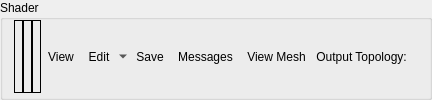
        <widget class="QGroupBox" name="msShaderGroup">
         <property name="sizePolicy">
          <sizepolicy hsizetype="Preferred" vsizetype="Minimum">
           <horstretch>0</horstretch>
           <verstretch>0</verstretch>
          </sizepolicy>
         </property>
         <property name="title">
          <string>Shader</string>
         </property>
         <layout class="QHBoxLayout" name="msShaderHorizontalLayout">
          <property name="spacing">
           <number>0</number>
          </property>
          <property name="topMargin">
           <number>0</number>
          </property>
          <property name="bottomMargin">
           <number>4</number>
          </property>
          <item>
           <widget class="RDLabel" name="msPipeline">
            <property name="sizePolicy">
             <sizepolicy hsizetype="Minimum" vsizetype="MinimumExpanding">
              <horstretch>0</horstretch>
              <verstretch>0</verstretch>
             </sizepolicy>
            </property>
            <property name="frameShape">
             <enum>QFrame::Box</enum>
            </property>
            <property name="text">
             <string/>
            </property>
           </widget>
          </item>
          <item>
           <widget class="RDLabel" name="msShader">
            <property name="sizePolicy">
             <sizepolicy hsizetype="Minimum" vsizetype="MinimumExpanding">
              <horstretch>0</horstretch>
              <verstretch>0</verstretch>
             </sizepolicy>
            </property>
            <property name="frameShape">
             <enum>QFrame::Box</enum>
            </property>
            <property name="text">
             <string/>
            </property>
           </widget>
          </item>
          <item>
           <widget class="RDLabel" name="msShaderDebug">
            <property name="sizePolicy">
             <sizepolicy hsizetype="Minimum" vsizetype="MinimumExpanding">
              <horstretch>0</horstretch>
              <verstretch>0</verstretch>
             </sizepolicy>
            </property>
            <property name="frameShape">
             <enum>QFrame::Box</enum>
            </property>
            <property name="text">
             <string/>
            </property>
           </widget>
          </item>
          <item>
           <widget class="QToolButton" name="msShaderViewButton">
            <property name="cursor">
             <cursorShape>PointingHandCursor</cursorShape>
            </property>
            <property name="toolTip">
             <string>Open Shader Source</string>
            </property>
            <property name="text">
             <string>View</string>
            </property>
            <property name="icon">
             <iconset resource="../../Resources/resources.qrc">
              <normaloff>:/action.png</normaloff>:/action.png</iconset>
            </property>
            <property name="toolButtonStyle">
             <enum>Qt::ToolButtonTextBesideIcon</enum>
            </property>
            <property name="autoRaise">
             <bool>true</bool>
            </property>
           </widget>
          </item>
          <item>
           <widget class="QToolButton" name="msShaderEditButton">
            <property name="toolTip">
             <string>Edit Shader</string>
            </property>
            <property name="text">
             <string>Edit</string>
            </property>
            <property name="icon">
             <iconset resource="../../Resources/resources.qrc">
              <normaloff>:/page_white_edit.png</normaloff>:/page_white_edit.png</iconset>
            </property>
            <property name="popupMode">
             <enum>QToolButton::MenuButtonPopup</enum>
            </property>
            <property name="toolButtonStyle">
             <enum>Qt::ToolButtonTextBesideIcon</enum>
            </property>
            <property name="autoRaise">
             <bool>true</bool>
            </property>
           </widget>
          </item>
          <item>
           <widget class="QToolButton" name="msShaderSaveButton">
            <property name="toolTip">
             <string>Save Shader SPIR-V</string>
            </property>
            <property name="text">
             <string>Save</string>
            </property>
            <property name="icon">
             <iconset resource="../../Resources/resources.qrc">
              <normaloff>:/save.png</normaloff>:/save.png</iconset>
            </property>
            <property name="toolButtonStyle">
             <enum>Qt::ToolButtonTextBesideIcon</enum>
            </property>
            <property name="autoRaise">
             <bool>true</bool>
            </property>
           </widget>
          </item>
          <item>
           <widget class="QToolButton" name="msShaderMessagesButton">
            <property name="toolTip">
             <string>View Shader Messages</string>
            </property>
            <property name="text">
             <string>Messages</string>
            </property>
            <property name="icon">
             <iconset resource="../../Resources/resources.qrc">
              <normaloff>:/text_add.png</normaloff>:/text_add.png</iconset>
            </property>
            <property name="toolButtonStyle">
             <enum>Qt::ToolButtonTextBesideIcon</enum>
            </property>
            <property name="autoRaise">
             <bool>true</bool>
            </property>
           </widget>
          </item>
          <item>
           <widget class="QToolButton" name="msMeshButton">
            <property name="toolTip">
             <string>View Mesh</string>
            </property>
            <property name="text">
             <string>View Mesh</string>
            </property>
            <property name="icon">
             <iconset resource="../../Resources/resources.qrc">
              <normaloff>:/draw_vertex.png</normaloff>:/draw_vertex.png</iconset>
            </property>
            <property name="toolButtonStyle">
             <enum>Qt::ToolButtonTextBesideIcon</enum>
            </property>
            <property name="autoRaise">
             <bool>true</bool>
            </property>
           </widget>
          </item>
          <item>
           <widget class="QLabel" name="msTopoLabel">
            <property name="text">
             <string> Output Topology: </string>
            </property>
           </widget>
          </item>
          <item>
           <widget class="QLabel" name="msTopology">
            <property name="text">
             <string/>
            </property>
           </widget>
          </item>
          <item>
           <spacer name="msShaderSpacer">
            <property name="orientation">
             <enum>Qt::Horizontal</enum>
            </property>
            <property name="sizeHint" stdset="0">
             <size>
              <width>0</width>
              <height>0</height>
             </size>
            </property>
           </spacer>
          </item>
         </layout>
        </widget>
